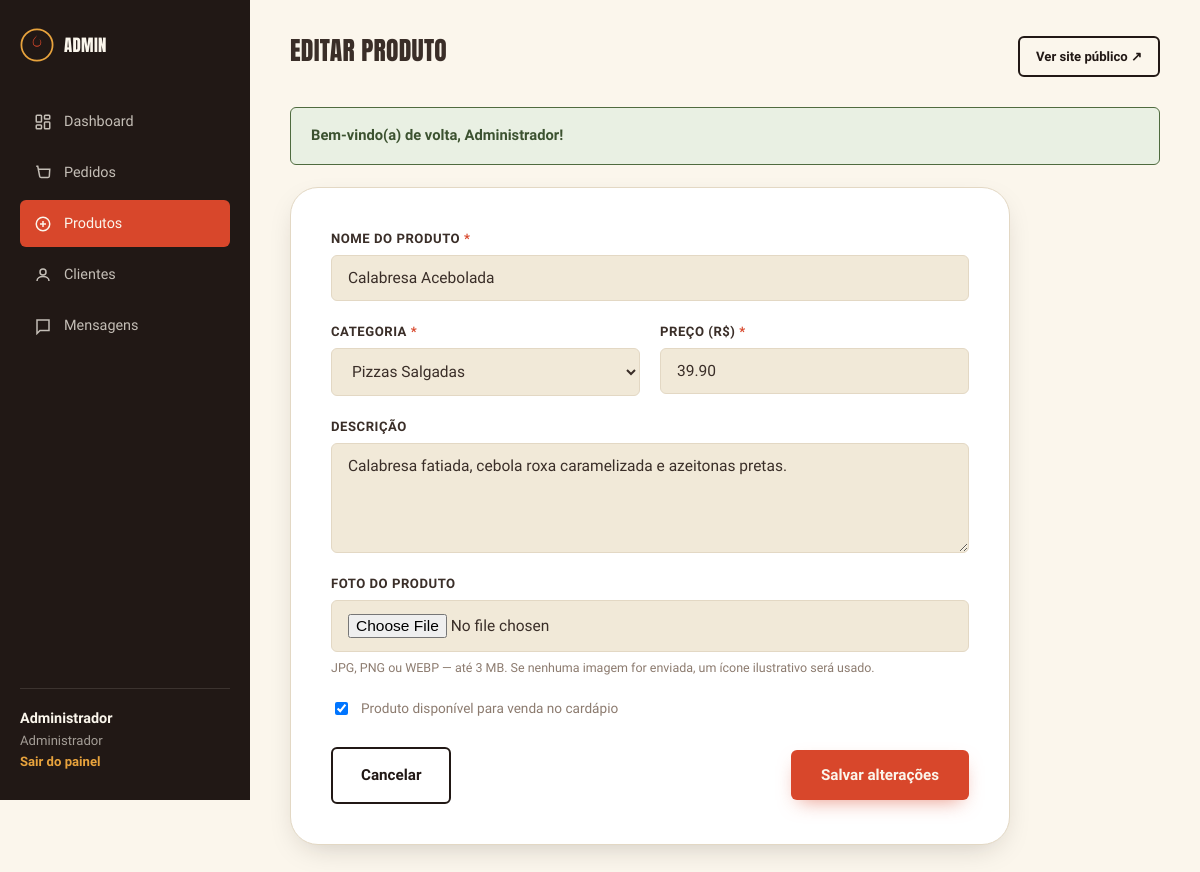
Screenshot of /admin/produto-form.php?id=2 (signed in) with the database file from the repository.
### tables this page shows
CREATE TABLE produtos (
    id            INT AUTO_INCREMENT PRIMARY KEY,
    categoria_id  INT             NOT NULL,
    nome          VARCHAR(120)    NOT NULL,
    descricao     VARCHAR(500)    NULL,
    preco         DECIMAL(8,2)    NOT NULL,
    imagem        VARCHAR(255)    NULL,
    disponivel    TINYINT(1)      NOT NULL DEFAULT 1,
    criado_em     DATETIME        NOT NULL DEFAULT CURRENT_TIMESTAMP,
    FOREIGN KEY (categoria_id) REFERENCES categorias(id)
);

CREATE TABLE categorias (
    id      INT AUTO_INCREMENT PRIMARY KEY,
    nome    VARCHAR(60) NOT NULL,
    slug    VARCHAR(60) NOT NULL UNIQUE
);

### app/Core/helpers.php (called while the page is built, shortened)
<?php
function limpar(string $valor): string
{
    return htmlspecialchars(trim($valor), ENT_QUOTES, 'UTF-8');
}

### public/admin/produto-form.php (the view, shortened to what this page needs)
<?php
$pdo = conectar();
$produtoId = isset($_GET['id']) ? (int)$_GET['id'] : (isset($_POST['id']) ? (int)$_POST['id'] : null);
$editando  = $produtoId !== null;
$categorias = $pdo->query('SELECT * FROM categorias ORDER BY id')->fetchAll();
$valores = [
    'nome' => '', 'categoria_id' => '', 'descricao' => '',
    'preco' => '', 'disponivel' => 1, 'imagem' => null,
];
if ($editando) {
    $stmt = $pdo->prepare('SELECT * FROM produtos WHERE id = :id');
    $stmt->execute([':id' => $produtoId]);
    $produtoExistente = $stmt->fetch();
    $valores = $produtoExistente;
}
include __DIR__ . '/../../app/Views/admin/header.php';
?>
<div style="max-width: 720px;">
  <div class="form-card">
    <form method="post" action="/admin/produto-form.php<?= $editando ? '?id=' . $produtoId : '' ?>" enctype="multipart/form-data" novalidate>
      <div class="form-grid">
        <div class="field">
          <label for="nome">Nome do produto <span class="req">*</span></label>
          <input type="text" id="nome" name="nome" value="<?= limpar($valores['nome']) ?>" placeholder="Ex: Margherita">
        </div>
        <div class="form-grid two-col">
          <div class="field">
            <label for="categoria_id">Categoria <span class="req">*</span></label>
            <select id="categoria_id" name="categoria_id">
              <?php foreach ($categorias as $cat): ?>
                <option value="<?= $cat['id'] ?>" <?= (int)$valores['categoria_id'] === (int)$cat['id'] ? 'selected' : '' ?>>
                  <?= limpar($cat['nome']) ?>
                </option>
              <?php endforeach; ?>
            </select>
          </div>
          <div class="field">
            <label for="preco">Preço (R$) <span class="req">*</span></label>
            <input type="text" id="preco" name="preco" value="<?= limpar((string)$valores['preco']) ?>" placeholder="39.90">
          </div>
        </div>
        <div class="field">
          <label for="descricao">Descrição</label>
          <textarea id="descricao" name="descricao" placeholder="Ingredientes e detalhes do produto..."><?= limpar($valores['descricao'] ?? '') ?></textarea>
        </div>
        <div class="field">
          <label for="imagem">Foto do produto</label>
          <input type="file" id="imagem" name="imagem" accept="image/jpeg,image/png,image/webp">
          <span class="hint">JPG, PNG ou WEBP — até 3 MB. Se nenhuma imagem for enviada, um ícone ilustrativo será usado.</span>
        </div>
        <div class="checkbox-row">
          <input type="checkbox" id="disponivel" name="disponivel" <?= $valores['disponivel'] ? 'checked' : '' ?>>
          <label for="disponivel">Produto disponível para venda no cardápio</label>
        </div>
      </div>
      <div class="form-foot">
        <a href="/admin/produtos.php" class="btn btn-secondary">Cancelar</a>
        <button type="submit" class="btn btn-primary"><?= $editando ? 'Salvar alterações' : 'Cadastrar produto' ?></button>
      </div>
    </form>
  </div>
</div>
<?php include __DIR__ . '/../../app/Views/admin/footer.php'; ?>

### public/assets/css/style.css (style rules this page uses)
:root { --charcoal: #211815; --charcoal-soft: #2E2420; --flour: #FBF6EC; --flour-dim: #F1E9D8; --ember: #D8472B; --ember-dark: #B83A22; --crust: #E8A33D; --basil: #4F6B3F; --basil-dark: #3C5230; --text-dark: #3A2E28; --smoke: #8C7B6F; --line: #E3D8C4; --white: #FFFFFF; --font-display: 'Anton', 'Arial Narrow', sans-serif; --font-body: 'Work Sans', sans-serif; --font-mono: 'JetBrains Mono', monospace; --radius-s: 6px; --radius-m: 14px; --radius-l: 28px; --shadow-card: 0 10px 30px -12px rgba(33, 24, 21, 0.25); --shadow-pop: 0 18px 45px -15px rgba(33, 24, 21, 0.35); --container: 1180px; }
* { box-sizing: border-box; }
html { scroll-behavior: smooth; }
body { margin: 0; font-family: var(--font-body); background: var(--flour); color: var(--text-dark); line-height: 1.6; -webkit-font-smoothing: antialiased; }
a { color: inherit; text-decoration: none; }
.btn { display: inline-flex; align-items: center; justify-content: center; gap: 10px; font-family: var(--font-body); font-weight: 700; font-size: 0.95rem; padding: 14px 28px; border-radius: var(--radius-s); border: 2px solid transparent; cursor: pointer; transition: transform .15s ease, box-shadow .15s ease, background .15s ease, color .15s ease; white-space: nowrap; }
.btn-primary { background: var(--ember); color: var(--flour); box-shadow: 0 8px 20px -8px rgba(216, 71, 43, 0.6); }
.btn-secondary { background: transparent; border-color: var(--charcoal); color: var(--charcoal); }
.form-card { background: var(--white); border-radius: var(--radius-l); border: 1px solid var(--line); box-shadow: var(--shadow-card); padding: 40px; }
.form-grid { display: grid; gap: 20px; }
.form-grid.two-col { grid-template-columns: 1fr 1fr; }
.field { display: flex; flex-direction: column; gap: 6px; }
.field label { font-size: 0.82rem; font-weight: 600; text-transform: uppercase; letter-spacing: 0.04em; color: var(--text-dark); }
.field label .req { color: var(--ember); }
.field input, .field select, .field textarea { font-family: var(--font-body); font-size: 0.97rem; padding: 13px 16px; border: 1.5px solid var(--line); border-radius: var(--radius-s); background: var(--flour-dim); color: var(--text-dark); transition: border-color .15s ease, background .15s ease; }
.field textarea { resize: vertical; min-height: 110px; }
.field .hint { font-size: 0.78rem; color: var(--smoke); }
.checkbox-row { display: flex; align-items: flex-start; gap: 10px; }
.checkbox-row input { margin-top: 4px; }
.checkbox-row label { font-size: 0.85rem; font-weight: 400; text-transform: none; color: var(--smoke); }
.form-foot { display: flex; align-items: center; justify-content: space-between; margin-top: 28px; flex-wrap: wrap; gap: 14px; }

### rows the page displays
produtos: nome "Calabresa Acebolada", categoria_id "Pizzas Salgadas", preco "39.90", descricao "Calabresa fatiada, cebola roxa caramelizada e azeitonas pretas.", disponivel "☑"

### other values shown
limpar($_SESSION['usuario_nome'] ?? 'Administrador') "Administrador"
limpar($tituloPagina ?? 'Painel administrativo') "EDITAR PRODUTO"
limpar($flashAdmin['mensagem']) "Bem-vindo(a) de volta, Administrador!"
